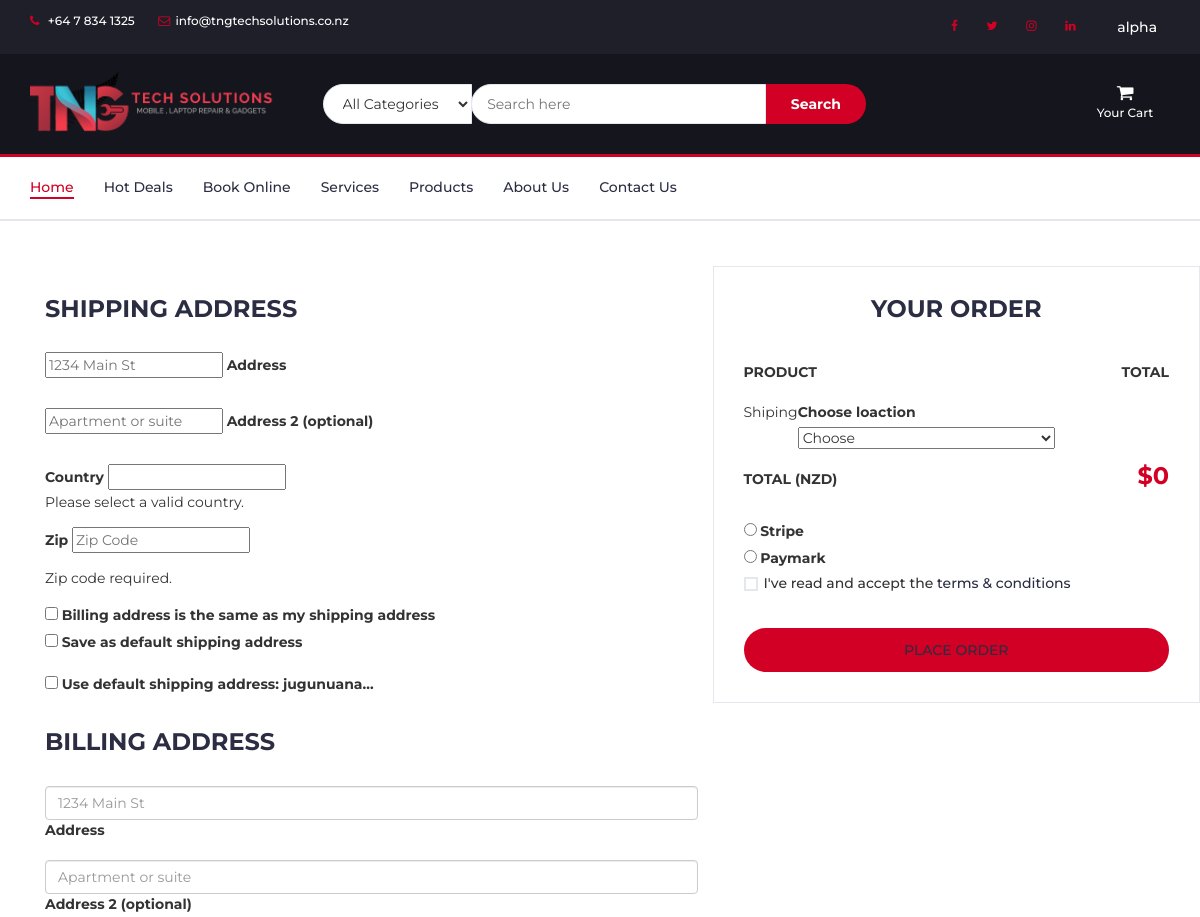
/checkout/ (signed in, upper part), run on an earlier commit of the app's database.
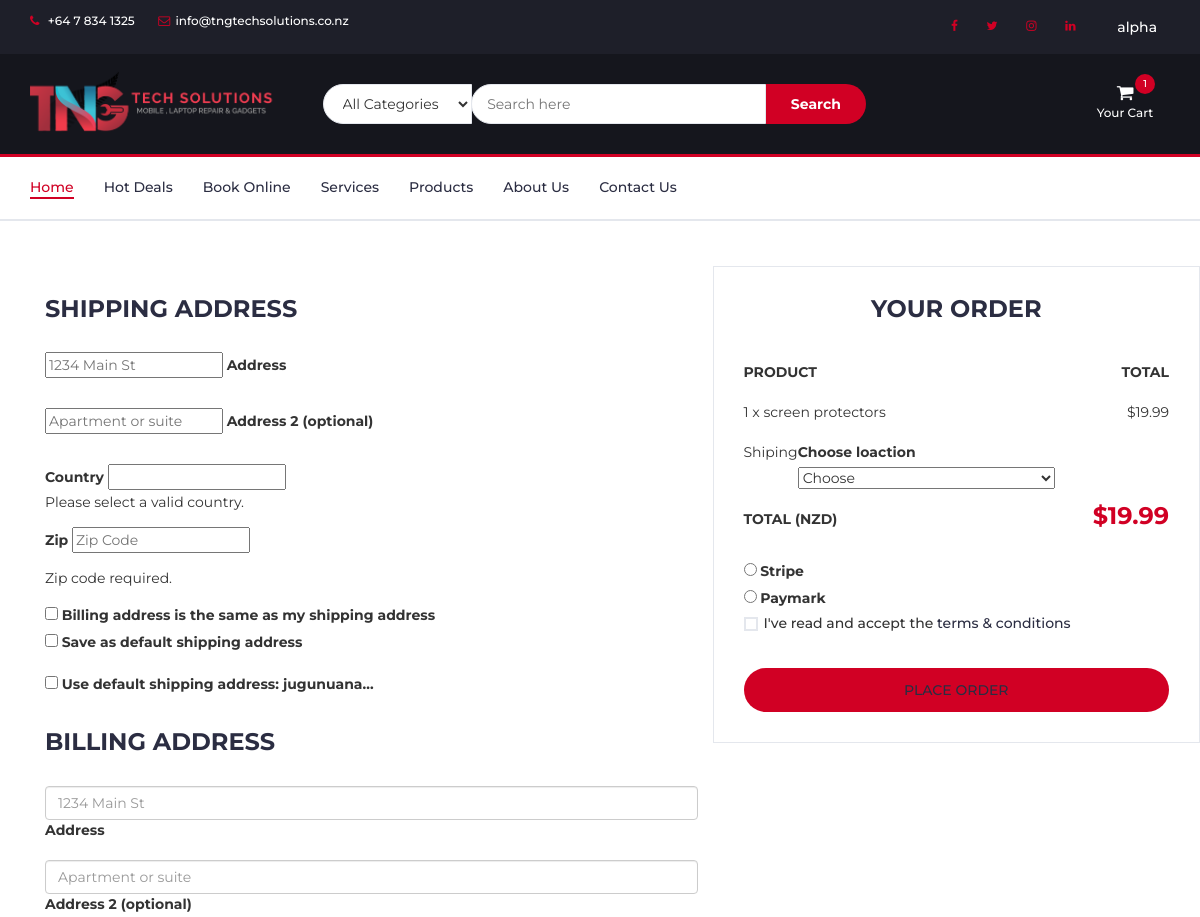
And on a later commit of the database.
### prod/models.py (models this page shows, shortened)
class Order(models.Model):
    user=models.ForeignKey(User,on_delete=models.CASCADE)
    ref_code=models.CharField(max_length=20,blank=True,null=True)
    tngproduct=models.ManyToManyField(OrderItem)
    ordered=models.BooleanField(default=False)
    start_date=models.DateTimeField(default=timezone.now)
    ordered_date=models.DateTimeField()
    shipping_address=models.ForeignKey('Address',related_name='shipping_address',on_delete=models.SET_NULL,blank=True,null=True)
    billing_address=models.ForeignKey('Address',related_name='billing_address',on_delete=models.SET_NULL,blank=True,null=True)
    payment=models.ForeignKey('Payment',on_delete=models.SET_NULL,blank=True,null=True)
    coupon = models.ForeignKey('Coupon',on_delete=models.SET_NULL,blank=True,null=True)
    being_delivered=models.BooleanField(default=False)
    received=models.BooleanField(default=False)
    refund_requested=models.BooleanField(default=False)
    refund_granted=models.BooleanField(default=False)
    def get_total(self):
        total=0
        for order_item in self.tngproduct.all():
            total+=order_item.get_final_price()
        if self.coupon:
            total-=self.coupon.amount
        return total

class OrderItem(models.Model):
    user=models.ForeignKey(User,on_delete=models.CASCADE)
    ordered=models.BooleanField(default=False)
    tngproducts=models.ForeignKey(TngProducts,on_delete=models.CASCADE,default='')
    quantity=models.IntegerField(default=1)
    def get_total_item_price(self):
        return self.quantity * self.tngproducts.Price
    def get_final_price(self):
        if self.tngproducts.Discount_Price:
            return self.get_total_discount_price()
        return self.get_total_item_price()

class TngProducts(models.Model):
    CATEGORY_CHOICES=(
        ('MA','Mobile Accessories'),
        ('LA','Laptop Accessories'),
        ('TA','Tablet Accessories'),
        ('EG','Electronic Gadgets'),
        ('NA','Latest Accessories'),
        ('MR','Mobile Repair'),
        ('LR','Laptop/Computer Repair'),
        ('TR','iPad/Tablet Repair')
    )
    Name=models.CharField(max_length=100)
    Details=models.TextField()
    Additional_Details=models.TextField(blank=True,null=True)
    Price=models.FloatField()
    Discount_Price=models.FloatField(blank=True,null=True)
    category=models.CharField(max_length=2,choices=CATEGORY_CHOICES,default='A')
    subcategory = models.CharField(max_length = 100,default='none')
    brand = models.CharField(max_length = 50,default='none')
    label=models.CharField(max_length=1,choices=LABEL_CHOICES,default='R')
    slug=models.SlugField(default='test-product')
    image=models.ImageField(default='default.jpg',upload_to='product_pics')
    image1=models.ImageField(null=True,blank=True,upload_to='product_pics')
    image2=models.ImageField(null=True,blank=True,upload_to='product_pics')
    image3=models.ImageField(null=True,blank=True,upload_to='product_pics')
    image4=models.ImageField(null=True,blank=True,upload_to='product_pics')
    class Meta:
        verbose_name_plural = 'Products'

### prod/views.py (the view, shortened to what this page needs)
# urls.py: path('checkout/',ob.CheckoutView.as_view(),name='checku'),
class CheckoutView(LoginRequiredMixin,View):
    def get(self,*args,**kwargs):
        try:
            order=Order.objects.get(user=self.request.user,ordered=False)
            form = CheckoutForm()
            context={
                'form': form,
                'couponform': CouponForm(),
                'order': order,
                'DISPLAY_COUPON_FORM':True
            }
            shipping_address_qs = Address.objects.filter(user=self.request.user,address_type='S',default=True)
            if shipping_address_qs.exists():
                context.update({ 'default_shipping_address': shipping_address_qs[0] })
            billing_address_qs = Address.objects.filter(user=self.request.user,address_type='B',default=True)
            if billing_address_qs.exists():
                context.update({ 'default_billing_address': billing_address_qs[0] })
            return render(self.request,'prod/checkout-page.html',context)
        except ObjectDoesNotExist:
            messages.info(self.request,f'You do not have an active order')
            return redirect('checku')

### prod/forms.py
class CheckoutForm(forms.Form):
    shipping_address = forms.CharField(required=False)
    shipping_address2 = forms.CharField(required=False)
    shipping_country = CountryField(blank_label='(select country)').formfield(required=False,widget=CountrySelectWidget(attrs={
        'class':'custom-select d-block w-100'
    }))
    shipping_zip=forms.CharField(required=False)
    billing_address = forms.CharField(required=False)
    billing_address2 = forms.CharField(required=False)
    billing_country = CountryField(blank_label='(select country)').formfield(required=False,widget=CountrySelectWidget(attrs={
        'class':'custom-select d-block w-100'
    }))
    billing_zip=forms.CharField(required=False)
    same_billing_address = forms.BooleanField(required=False)
    set_default_shipping = forms.BooleanField(required=False)
    use_default_shipping = forms.BooleanField(required=False)
    set_default_billing = forms.BooleanField(required=False)
    use_default_billing = forms.BooleanField(required=False)
    payment_option=forms.ChoiceField(widget=forms.RadioSelect,choices=PAYMENT_CHOICES)
    shiploc = forms.ChoiceField(choices=DELIVERY_CHOICES)

### prod/templates/prod/checkout-page.html (shortened to what the changed rows need)
{% extends "prod/base.html" %}
{% block secheku %}
<div class="section">
<div class="container">
	<div class="section">
		<div class="container">
			<div class="row">
				<form method="POST">
				<div class="col-md-5 order-details">
					<div class="order-summary">
						{% for order_item in order.tngproduct.all %}
						<div class="order-products">
							<div class="order-col">
								<div>{{ order_item.quantity }} x {{ order_item.tngproducts.Name }}</div>
								<div>${{ order_item.get_final_price }}</div>
							</div>
						</div>
						{% endfor %}
						<div class="order-col">
							<div><strong class="order-total yetot" id="{{ order.get_total }}">$<span id="ttlw">{{ order.get_total }}</span></strong></div>
						</div>
					</div>
					<div class="d-block my-3">
						{% for value,name in form.fields.payment_option.choices %}
						<div class="custom-control custom-radio">
							<input id="{{ name }}" name="payment_option" value="{{ value }}" type="radio"
								class="custom-control-input" required>
							<label class="custom-control-label" for="{{ name }}">{{ name }}</label>
						</div>
						{% endfor %}
					</div>
				</div>
			</form>
			</div>
		</div>
	</div>
</div>
</div>
{% endblock %}

### prod/templates/prod/base.html (shortened to what this page needs)
{% load static %}
{% load cart_template_tags %}
<!DOCTYPE html>
<html lang="en">
<head>
	<link type="text/css" rel="stylesheet" href="{% static 'prod/css/bootstrap.min.css' %}" />
	<link type="text/css" rel="stylesheet" href="{% static 'prod/css/slick.css' %}" />
	<link type="text/css" rel="stylesheet" href="{% static 'prod/css/slick-theme.css' %}" />
	<link type="text/css" rel="stylesheet" href="{% static 'prod/css/nouislider.min.css' %}" />
	<link rel="stylesheet" href="{% static 'prod/css/font-awesome.min.css' %}">
	<link type="text/css" rel="stylesheet" href="{% static 'prod/css/style.css' %}" />
</head>
<body>
	<header>
		<div id="top-header">
			<div class="container">
				<ul class="header-links pull-left">
					<li><a href="tel:+64 7 834 1325"><i class="fa fa-phone"></i> +64 7 834 1325</a></li>
					<li><a href="mailto:info@tngtechsolutions.co.nz"><i
								class="fa fa-envelope-o"></i>info@tngtechsolutions.co.nz</a></li>
				</ul>
				<ul class="header-links pull-right">
					<li class="nav-item">
						<a href="https://www.facebook.com/tngtechsolutions/" class="nav-link waves-effect"
							target="_blank">
							<i class="fa fa-facebook"></i>
						</a>
					</li>
					<li class="nav-item">
						<a href="https://twitter.com/tng_tech" class="nav-link waves-effect" target="_blank">
							<i class="fa fa-twitter"></i>
						</a>
					</li>
					<li class="nav-item">
						<a href="https://www.instagram.com/tngtech.nz/" class="nav-link waves-effect" target="_blank">
							<i class="fa fa-instagram"></i>
						</a>
					</li>
					<li class="nav-item">
						<a href="https://www.linkedin.com/company/tng-tech-solutions/" class="nav-link waves-effect"
							target="_blank">
							<i class="fa fa-linkedin"></i>
						</a>
					</li>
					{% if user.is_authenticated %}
					<li class="nav-item dropdown">
						<div class="dropdown show">
							<a class="btn dropdown-toggle" href="#" role="button" id="dropdownMenuLink"
								data-toggle="dropdown" aria-haspopup="true" aria-expanded="false">
								{{ user.username }}
							</a>
						</div>
					</li>
					{% endif %}
				</ul>
			</div>
		</div>
		<div id="header">
			<div class="container">
				<div class="row">
					<div class="col-md-3">
						<div class="header-logo">
							<a href="{% url 'homie' %}" class="logo">
								<img src="{% static 'prod/img/logo-black.png' %}" alt="" style="width:250px;">
							</a>
						</div>
					</div>
					<div class="col-md-6">
						<div class="header-search">
							<form method="get" action="{% url 'searchprod' %}">
								<select class="input-select">
									<option value="0">All Categories</option>
								</select>
								<input class="input" type="text" name="search" placeholder="Search here">
								<button class="search-btn" type="submit">Search</button>
							</form>
						</div>
					</div>
					<div class="col-md-3 clearfix">
						<div class="header-ctn">
							{% if user.is_authenticated %}
							<div class="dropdown">
								<a href="{% url 'order-summary' %}" aria-expanded="true">
									<i class="fa fa-shopping-cart"></i>
									<span>Your Cart</span>
									{% if request.user|cart_item_count != 0 %}
									<div class="qty">{{ request.user|cart_item_count }}</div>
									{% endif %}
								</a>
							</div>
							{% endif %}
						</div>
					</div>
				</div>
			</div>
		</div>
	</header>
	<nav id="navigation">
		<div class="container">
			<div id="responsive-nav">
				<ul class="main-nav nav navbar-nav">
					<li class="active"><a href="{% url 'homie' %}">Home</a></li>
					<li><a href="#">Hot Deals</a></li>
					<li><a href="/online-booking/nan/">Book Online</a></li>
					<li><a href="/serv-prod/serv/">Services</a></li>
					<li><a href="/serv-prod/prdcts/">Products</a></li>
					<li><a href="{% url 'about' %}">About Us</a></li>
					<li><a href="{% url 'contact' %}">Contact Us</a></li>
				</ul>
			</div>
		</div>
	</nav>
	{% block secheku  %}
	{% endblock secheku %}
</body>
</html>

What changed in the data, as far as the page shows it:
added OrderItem: quantity "1", tngproducts.Name "screen protectors", get_final_price "19.99"
computed for Order: get_total "0" → "19.99"
Also different on the page:
{{ request.user|cart_item_count }}: (not shown) → "1"
